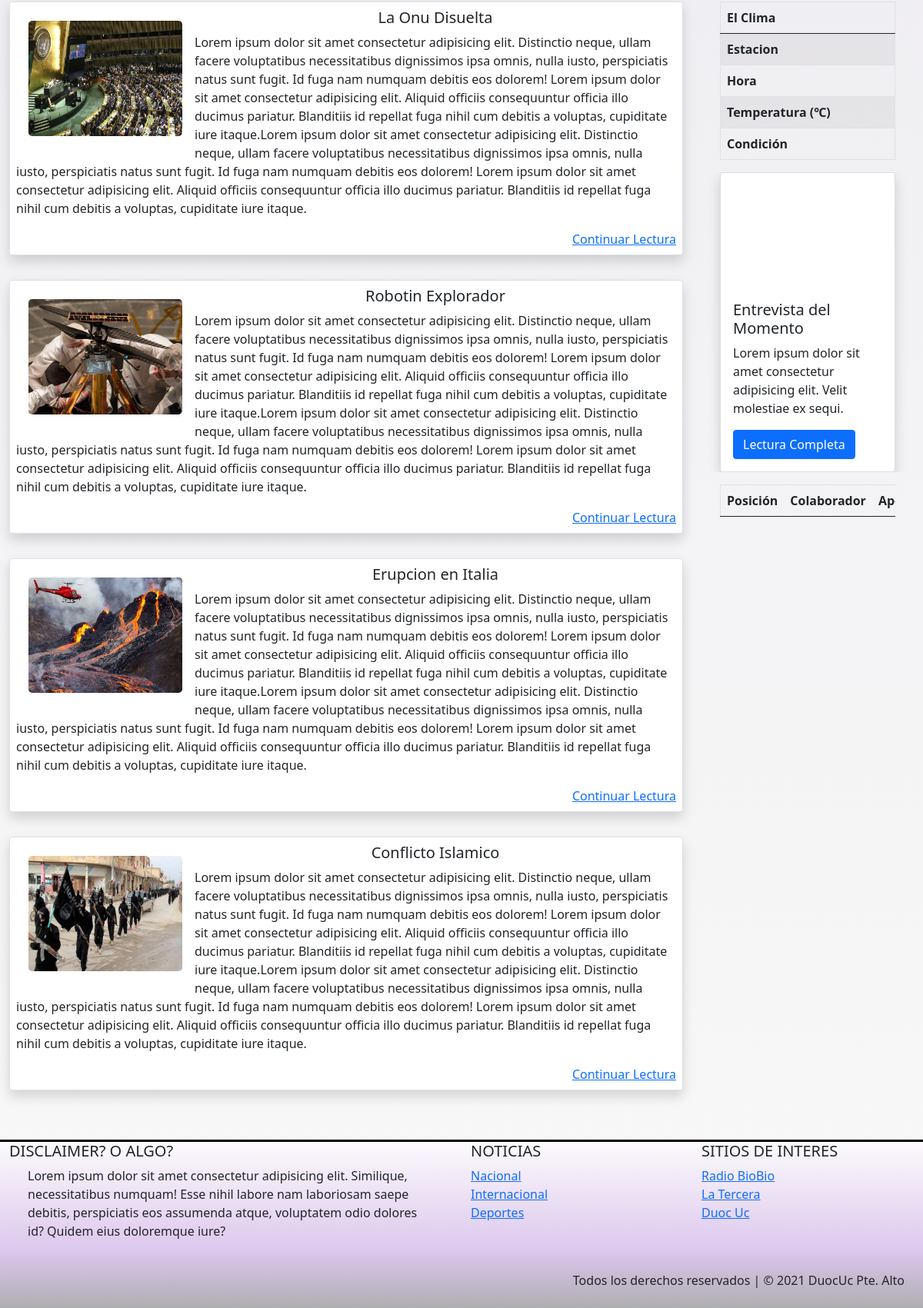
The app's page /salir/ (lower part), older data.
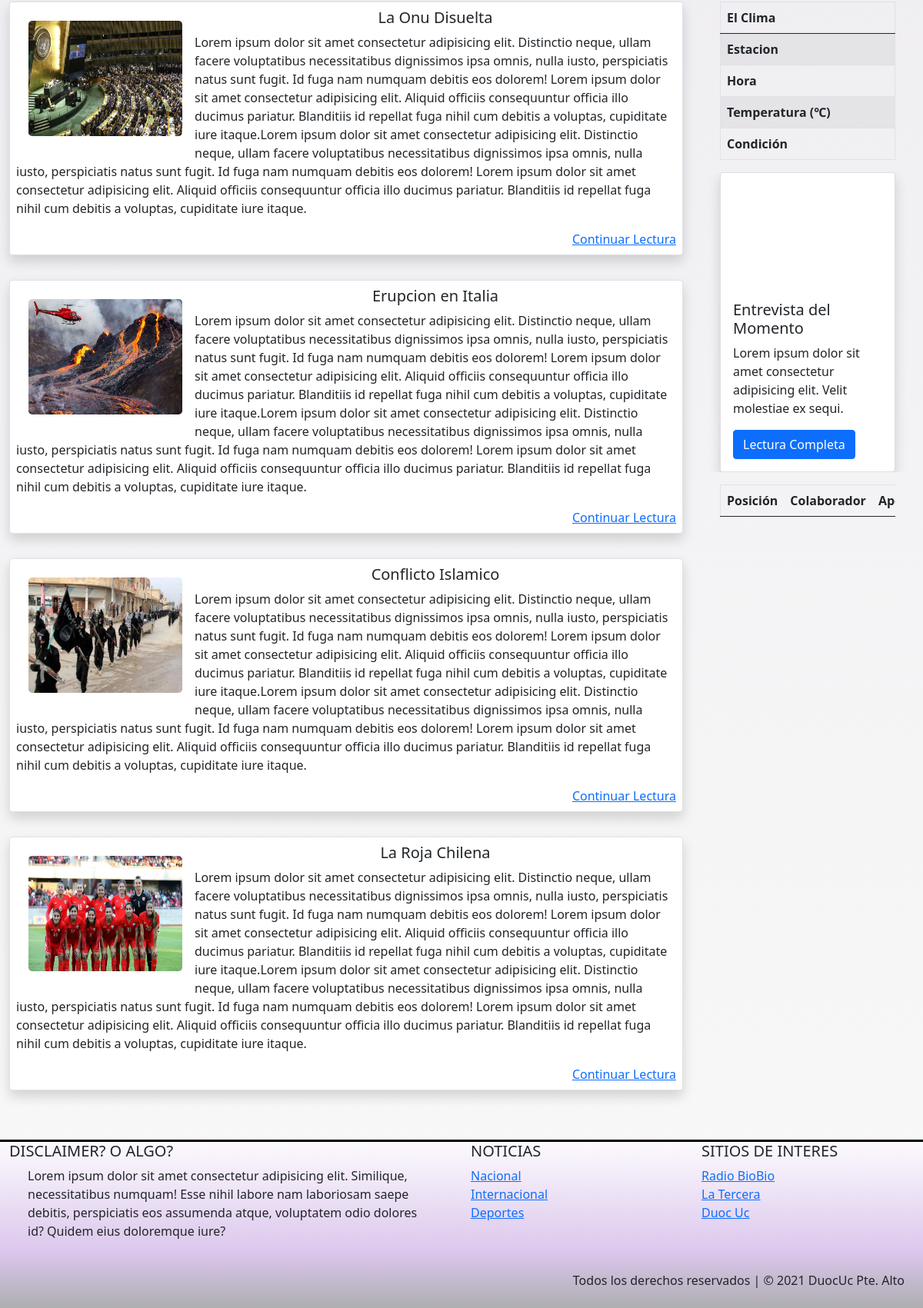
The same page, newer data.
### caos_news/models.py (models this page shows, shortened)
class Noticia(models.Model):
    nombre_not = models.CharField(primary_key= True, max_length=50)
    fecha_not = models.DateField(default=datetime.date.today)
    redac =  models.TextField()
    img_not = models.ImageField(upload_to='noticias',null=True)
    publicar = models.BooleanField(default=False)
    comentario = models.TextField(null=True,default='Sin observaciones')
    autor = models.ForeignKey(User,null=True, on_delete=models.CASCADE)
    categoria = models.ForeignKey(Categoria, on_delete=models.CASCADE)

class Categoria(models.Model):
    cod_catg = models.IntegerField(primary_key=True)
    nombre_catg = models.CharField(max_length=50)

### caos_news/views.py (the view)
# urls.py: path('salir/',out_session,name='cerrar'),
def out_session(request):
    logout(request)
    categorias = Categoria.objects.all()
    noti_all = Noticia.objects.filter(publicar=True).order_by('-fecha_not')[:3]
    noti_index = Noticia.objects.filter(publicar=True).order_by('-fecha_not')[4:8]
    contexto = {"categorias":categorias,"noticias":noti_all,"noticias_index":noti_index}
    return render(request,"index.html",contexto)

### caos_news/templates/index.html (shortened to what this page needs)
{% extends 'base.html' %}
{%load static %}
{% block contenido %}
<main>
<section class="container-fluid">
    <div class="row">
        <div class="col-7 col-lg-9 mt-5 mb-5">
            <div class="d-grid gap-3">
                {% for item in noticias_index %}
                <div class="p-2 bg-light border shadow mb-3 bg-body rounded" id="tarjeta">
                    <div class="float-start">
                        <img src="{{ item.img_not.url}}" class="m-3 rounded-3" alt="..."
                            width="200" height="150">
                    </div>
                    <div class="mx-auto">
                        <div class="text m-l-2 md-sm-center">
                            <h5 class="text-center">{{item.nombre_not}}</h5>
                            <p>{{item.redac}}
                            </p>
                        </div>
                        <div class="text-end"><a href="{% url 'noti' item.nombre_not %}">Continuar Lectura</a></div>
                    </div>
                </div>
                {% endfor %}
            </div>
        </div>
        <div class="col-5 col-lg-3 mt-5">
            <div class="table-responsive container-fluid">
                <table class="table table-striped table-hover border">
                    <thead>
                        <tr>
                            <th scope="col">El Clima</th>
                            <th scope="col"></th>
                        </tr>
                    </thead>
                    <tbody>
                        <tr>
                            <th scope="row">Estacion</th>
                            <td id="estacion"></td>
                        </tr>
                        <tr>
                            <th scope="row">Hora</th>
                            <td id="hora"></td>
                        </tr>
                        <tr>
                            <th scope="row">Temperatura (℃)</th>
                            <td id="temp"></td>
                        </tr>
                        <tr>
                            <th scope="row">Condición</th>
                            <td id="estado"></td>
                        </tr>
                    </tbody>
                </table>
            </div>
            <section class="container-fluid" style="overflow: auto;">
                <div class="card shadow bg-body rounded ">
                    <iframe src="https://www.youtube.com/embed/hgNr49A2fcE" title="YouTube video player" frameborder="0"
                        allow="accelerometer; autoplay; clipboard-write; encrypted-media; gyroscope; picture-in-picture"
                        allowfullscreen></iframe>
                    <div class="card-body">
                        <h5 class="card-title">Entrevista del Momento</h5>
                        <p class="card-text">Lorem ipsum dolor sit amet consectetur adipisicing elit. Velit
                            molestiae ex sequi.</p>
                        <a href="Inter-noticia_07.html" class="btn btn-primary">Lectura Completa</a>
                    </div>
                </div>
            </section>
            <section class="container-fluid mt-3">
                <div class="table-responsive ">
                    <table class="table table-hover border">
                        <thead>
                            <tr>
                                <th scope="col" style="text-align: center;">Posición</th>
                                <th scope="col" style="text-align: center;">Colaborador</th>
                                <th scope="col">Aportes</th>
                            </tr>
                        </thead>
                    </table>
                </div>
            </section>
        </div>
    </div>
</section>
{% endblock contenido %}
{% block categorias %}
    {% for x in categorias %}
        <li><a href="{% url 'categ' x.nombre_catg %}">{{x.nombre_catg}}</a></li>
    {% endfor %}
{% endblock categorias %}

Row changes from the older to the newer data that the page shows:
no longer on this page (row edited): Noticia: img_not (picture), nombre_not "Robotin Explorador", redac "Lorem ipsum dolor sit amet consectetur adipisicing elit. Distinctio neque, ullam facere voluptatibus necessitatibus dignissimos ipsa omnis, nulla iusto, perspiciatis natus sunt fugit. Id fuga nam numquam debitis eos dolorem! Lorem ipsum dolor sit amet consectetur adipisicing elit. Aliquid officiis consequuntur officia illo ducimus pariatur. Blanditiis id repellat fuga nihil cum debitis a voluptas, cupiditate iure itaque.Lorem ipsum dolor sit amet consectetur adipisicing elit. Distinctio neque, ullam facere voluptatibus necessitatibus dignissimos ipsa omnis, nulla iusto, perspiciatis natus sunt fugit. Id fuga nam numquam debitis eos dolorem! Lorem ipsum dolor sit amet consectetur adipisicing…"
now on this page (row unchanged): Noticia: img_not (picture), nombre_not "La Roja Chilena", redac "Lorem ipsum dolor sit amet consectetur adipisicing elit. Distinctio neque, ullam facere voluptatibus necessitatibus dignissimos ipsa omnis, nulla iusto, perspiciatis natus sunt fugit. Id fuga nam numquam debitis eos dolorem! Lorem ipsum dolor sit amet consectetur adipisicing elit. Aliquid officiis consequuntur officia illo ducimus pariatur. Blanditiis id repellat fuga nihil cum debitis a voluptas, cupiditate iure itaque.Lorem ipsum dolor sit amet consectetur adipisicing elit. Distinctio neque, ullam facere voluptatibus necessitatibus dignissimos ipsa omnis, nulla iusto, perspiciatis natus sunt fugit. Id fuga nam numquam debitis eos dolorem! Lorem ipsum dolor sit amet consectetur adipisicing…"
